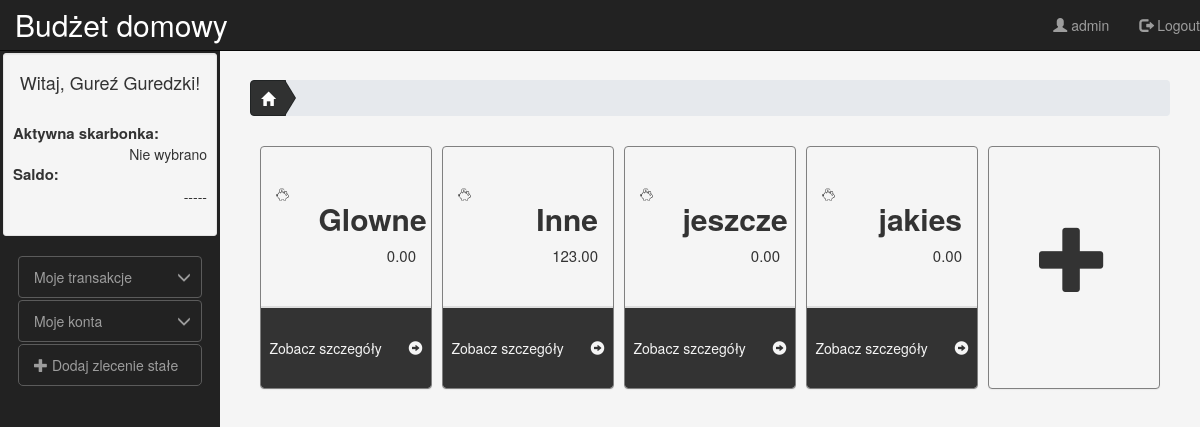
Page / (signed in) on the earlier database version.
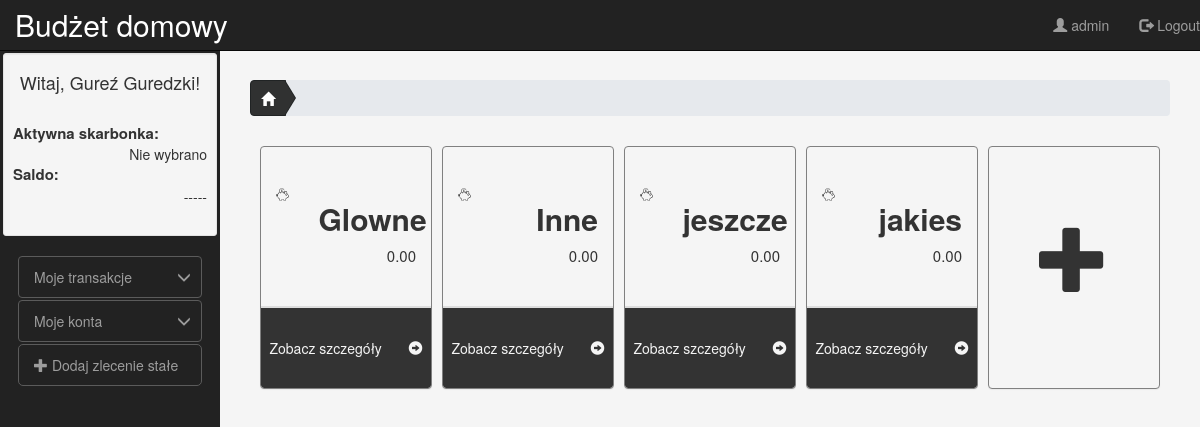
Same page on the later database version.
### mainapp/models.py (models this page shows, shortened)
class Account(models.Model):
    user = models.ForeignKey(User, on_delete=models.CASCADE,verbose_name="użytkownik")
    name = models.CharField("nazwa", max_length=15)
    balance = models.DecimalField("saldo", max_digits=100, decimal_places=2,default=Decimal('0.00'))
    class Meta:
        verbose_name = "konto"
        verbose_name_plural = "konta"

### mainapp/views.py (the view)
# urls.py: url(r'^$', views.index, name='index'),
def index(request):
    if request.user.is_authenticated:
        accounts = Account.objects.filter(user = request.user).values()
        request.session['accounts'] = list(accounts)
        for i in request.session['accounts']:
            i['balance'] = str(i['balance'])
        return render(request,'index.html')
    else:
        return render(request,'registration/login.html')

### mainapp/templates/index.html
{% extends "base.html" %} {% block title %}Home | Budżet domowy{% endblock %} {% block content %}
{% load static %}
<link href="{% static 'index.css' %}" rel="stylesheet" type="text/css" />
<div id="breadcrumb-panel">
    <ol class="breadcrumb breadcrumb-arrow">
        <li>
            <a href="/">
                <i class="glyphicon glyphicon-home"></i>
            </a>
        </li>
    </ol>
</div>
<div class="panel-row">
    {% for account in request.session.accounts %}
    <div id="panel-col" class="panel panel-default">
        <div class="panel-heading">
            <div class="row">
                <div class="col-xs-3">
                    <img src="{% static "piggy-bank.svg" %}" alt="Piggy bank"/>
                </div>
                <div class="col-xs-9 text-right">
                    <h2>
                        {{ account.name }}
                    </h2>
                    <p>
                        {{ account.balance }}
                    </p>
                </div>
            </div>
        </div>
        <a href="/konto/{{ account.id }}">
            <div class="panel-footer">
                <div class="row">
                    <span class="pull-left">Zobacz szczegóły</span>
                    <span class="pull-right">
                    <i class="glyphicon glyphicon-circle-arrow-right"></i>
                    </span>
                </div>
            </div>
        </a>
    </div>
    {% endfor %}
    <div id="panel-col" class="panel panel-default">
        <div class="panel-body">
            <div class="row add-acc">
                <a href="{% url 'dodanie_konta' %}">
                    <h1 class="glyphicon glyphicon-plus"></h1>
                </a>
            </div>
        </div>
    </div>
</div>
{% endblock %}

### mainapp/templates/base.html (shortened to what this page needs)
{% load static %}
<!DOCTYPE html>
<html lang="pl">
<head>
	<link href="https://maxcdn.bootstrapcdn.com/bootstrap/3.3.7/css/bootstrap.min.css" rel="stylesheet">
	<link rel="stylesheet" href="{% static 'base.css' %}" type="text/css">
	<link rel="stylesheet" href="{% static 'breadcrumb.css' %}" type="text/css">
</head>
</head>
<body>
	<nav class="navbar navbar-inverse navbar-fixed-top">
		<div class="navbar-header">
			<a class="navbar-brand" href="/">Budżet domowy</a>
		</div>
		<div class="collapse navbar-collapse">
			<ul class="nav navbar-nav navbar-right">
				{% if user.is_authenticated %}
				<li>
					<a>
						<span class="glyphicon glyphicon-user"></span> {{ user.get_username }}</a>
				</li>
				<li>
					<a href="{% url 'logout'%}?next={{request.path}}">
						<span class="glyphicon glyphicon-log-out"></span> Logout</a>
				</li>
				{% else %}
				<li>
					<a href="{% url 'login'%}?next={{request.path}}">
						<span class="glyphicon glyphicon-log-in"></span> Login</a>
				</li>
				{% endif %}
			</ul>
		</div>
	</nav>
	<div class="row-offcanvas row-offcanvas-left">
		<div id="sidebar" class="sidebar-offcanvas navbar-inverse">
			<div class="col-md-12 well well-sm">
				{% if user.get_full_name  %}
				<h4>
					Witaj, {{ user.get_full_name }}!
				</h4>
				{% else %}
				<h4>
					Witaj!
				</h4>
				{% endif %}<br>
				<dl>
					<dt>
						Aktywna skarbonka:
					</dt>
					<dd>
						{% if request.session.current_account %}
						{{ request.session.current_account.name }}
						{% else %}
						Nie wybrano
						{% endif %}
					</dd>
					<dt>
						Saldo:
					</dt>
					<dd>
						{% if request.session.current_account %} {{request.session.current_account.balance}} {% else %} -----{% endif %}
					</dd>
				</dl>
			</div>
			<div class="col-md-12">
				<ul class="nav nav-pills nav-stacked">
					<li class="dropdown">
						<a class="nav-item" href="#transactionsSubmenu" data-toggle="collapse" aria-expanded="false">Moje transakcje
						</a>
					</li>
					<li class="dropdown">
						<a class="nav-item" href="#accountsSubmenu" data-toggle="collapse" aria-expanded="false">Moje konta
						</a>
					</li>
					<li class="nav-item">
						<a href="{% url 'dodanie_zlecenia_stalego' %}">
							<span class="glyphicon glyphicon-plus"></span> Dodaj zlecenie stałe</a>
					</li>
				</ul>
			</div>
		</div>
		<div id="main">
			<div class="container-fluid">
				{% block content %}"Baza"{% endblock %}
			</div>
		</div>
	</div>
</body>
</html>

### mainapp/static/base.css (style rules this page uses)
body,html,.row-offcanvas { height:100%; }
body { padding-top: 50px; font-family: "Helvetica Neue",Helvetica,Arial,sans-serif; font-size: 14px; line-height: 1.42857143; }
.well h4 { text-align: center; }
dt { font-size: 15px; font-weight: bold; }
dd { text-align: right; }
.nav-item { border: 1px solid #5b5b5b; border-radius: 5px; }
.navbar-brand { font-size: 30px; }
#sidebar { width: inherit; min-width: 220px; max-width: 220px; float: left; height:100%; position:relative; overflow-y:auto; overflow-x:hidden; border: 3px solid #222; }
.nav-pills li a { color:#9d9d9d; }
a[data-toggle="collapse"] { position: relative; }
a[aria-expanded="false"]::before, a[aria-expanded="true"]::before { content: '\e259'; display: block; position: absolute; right: 10px; font-family: 'Glyphicons Halflings'; }
#main { height:100%; overflow:auto; background-color: #f5f5f5; }
.container-fluid { width: 100%; padding-right: 30px; padding-left: 30px; padding-top: 30px; margin-right: auto; margin-left: auto; }

### mainapp/static/breadcrumb.css (style rules this page uses)
.breadcrumb-arrow { height: 36px; padding: 0; line-height: 36px; list-style: none; background-color: #e6e9ed }
.breadcrumb-arrow li:first-child a { border-radius: 4px 0 0 4px; -webkit-border-radius: 4px 0 0 4px; -moz-border-radius: 4px 0 0 4px }
.breadcrumb-arrow li, .breadcrumb-arrow li a, .breadcrumb-arrow li span { display: inline-block; vertical-align: top }
.breadcrumb-arrow li a, .breadcrumb-arrow li:not(:first-child) span { height: 36px; padding: 0 10px 0 25px; line-height: 36px }
.breadcrumb-arrow li:first-child a { padding: 0 10px }
.breadcrumb-arrow li a { position: relative; color: #fff; text-decoration: none; background-color: #303131; border: 1px solid #202324; }
.breadcrumb-arrow li:first-child a { padding-left: 10px }
.breadcrumb-arrow li a:after, .breadcrumb-arrow li a:before { position: absolute; top: -1px; width: 0; height: 0; content: ''; border-top: 18px solid transparent; border-bottom: 18px solid transparent }
.breadcrumb-arrow li a:before { right: -10px; z-index: 3; border-left-color: #303131; border-left-style: solid; border-left-width: 11px }
.breadcrumb-arrow li a:after { right: -11px; z-index: 2; border-left: 11px solid #202324; }

### mainapp/static/index.css (style rules this page uses)
.panel-row { margin:0; padding:0; display:table; table-layout: fixed; width:100%; max-width:100%; border-spacing: 10px; }
.panel-row a { color: #333; }
#panel-col { border:1px solid grey; padding: 0 20; margin:0; overflow:hidden; text-overflow: ellipsis; white-space: nowrap; display:table-cell; background: #f5f5f5; }
.panel-heading h2 { font-weight: 900; }
.panel-heading p { font-size:15px; }
.add-acc { align-items: center; text-align: center; }
.add-acc h1 { font-size:70px; }
.pull-left { margin-left: 5%; }
.pull-right { margin-right: 5%; }
.panel-footer, .panel-footer a { background-color: #333; color: #f5f5f5; }

Differences in the rows shown:
changed Account "Inne": balance "123.00" → "0.00"
